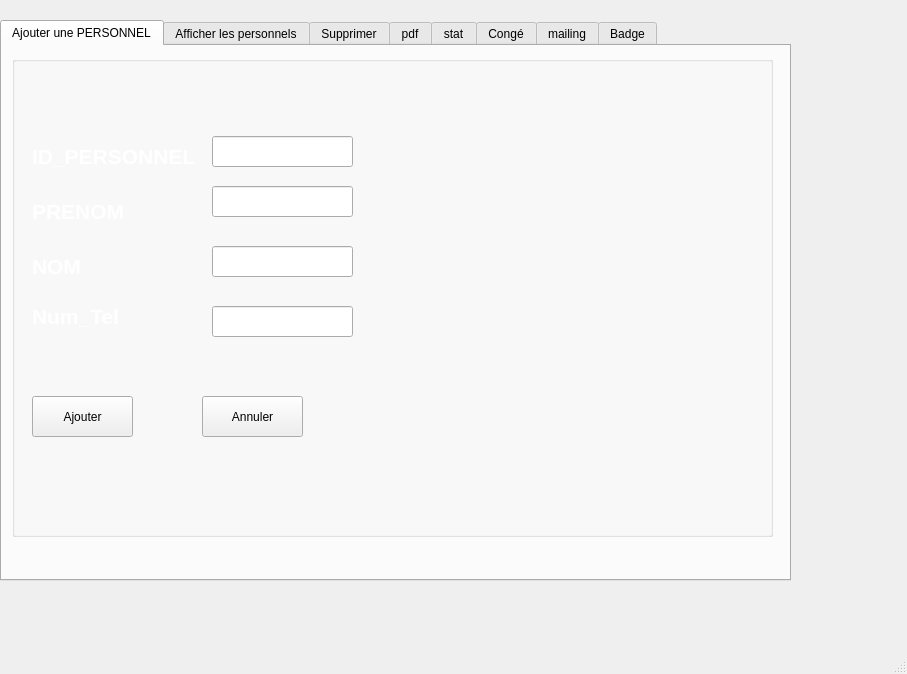
<?xml version="1.0" encoding="UTF-8"?>
<ui version="4.0">
 <class>MainWindow</class>
 <widget class="QMainWindow" name="MainWindow">
  <property name="geometry">
   <rect>
    <x>0</x>
    <y>0</y>
    <width>907</width>
    <height>674</height>
   </rect>
  </property>
  <property name="windowTitle">
   <string>MainWindow</string>
  </property>
  <widget class="QWidget" name="centralwidget">
   <widget class="QTabWidget" name="tabWidget">
    <property name="geometry">
     <rect>
      <x>0</x>
      <y>20</y>
      <width>791</width>
      <height>561</height>
     </rect>
    </property>
    <property name="styleSheet">
     <string notr="true">font: 75 12pt &quot;Roman&quot;;</string>
    </property>
    <property name="currentIndex">
     <number>0</number>
    </property>
    <widget class="QWidget" name="tab">
     <property name="mouseTracking">
      <bool>true</bool>
     </property>
     <attribute name="title">
      <string>Ajouter une PERSONNEL</string>
     </attribute>
     <widget class="QGroupBox" name="groupBox">
      <property name="geometry">
       <rect>
        <x>10</x>
        <y>10</y>
        <width>761</width>
        <height>481</height>
       </rect>
      </property>
      <property name="title">
       <string/>
      </property>
      <widget class="QLabel" name="background">
       <property name="geometry">
        <rect>
         <x>0</x>
         <y>0</y>
         <width>761</width>
         <height>481</height>
        </rect>
       </property>
       <property name="text">
        <string/>
       </property>
      </widget>
      <widget class="QPushButton" name="pushButton_Ajouter">
       <property name="geometry">
        <rect>
         <x>20</x>
         <y>340</y>
         <width>101</width>
         <height>41</height>
        </rect>
       </property>
       <property name="text">
        <string>Ajouter</string>
       </property>
       <property name="icon">
        <iconset>
         <normaloff>:/Ajouter.png</normaloff>:/Ajouter.png</iconset>
       </property>
      </widget>
      <widget class="QLabel" name="label_14">
       <property name="geometry">
        <rect>
         <x>20</x>
         <y>240</y>
         <width>121</width>
         <height>41</height>
        </rect>
       </property>
       <property name="text">
        <string>&lt;html&gt;&lt;head/&gt;&lt;body&gt;&lt;p&gt;&lt;span style=&quot; font-size:16pt; font-weight:600; color:#ffffff;&quot;&gt;Num_Tel&lt;/span&gt;&lt;/p&gt;&lt;/body&gt;&lt;/html&gt;</string>
       </property>
      </widget>
      <widget class="QLabel" name="label">
       <property name="geometry">
        <rect>
         <x>20</x>
         <y>80</y>
         <width>171</width>
         <height>41</height>
        </rect>
       </property>
       <property name="text">
        <string>&lt;html&gt;&lt;head/&gt;&lt;body&gt;&lt;p&gt;&lt;span style=&quot; font-size:16pt; font-weight:600; color:#ffffff;&quot;&gt;ID_PERSONNEL&lt;/span&gt;&lt;/p&gt;&lt;/body&gt;&lt;/html&gt;</string>
       </property>
      </widget>
      <widget class="QLineEdit" name="lineEdit_CAPACITE">
       <property name="geometry">
        <rect>
         <x>200</x>
         <y>190</y>
         <width>141</width>
         <height>31</height>
        </rect>
       </property>
      </widget>
      <widget class="QLineEdit" name="lineEdit_ID_AVION">
       <property name="enabled">
        <bool>true</bool>
       </property>
       <property name="geometry">
        <rect>
         <x>200</x>
         <y>80</y>
         <width>141</width>
         <height>31</height>
        </rect>
       </property>
      </widget>
      <widget class="QLineEdit" name="num_tel2">
       <property name="geometry">
        <rect>
         <x>200</x>
         <y>250</y>
         <width>141</width>
         <height>31</height>
        </rect>
       </property>
      </widget>
      <widget class="QLabel" name="label_10">
       <property name="geometry">
        <rect>
         <x>20</x>
         <y>130</y>
         <width>101</width>
         <height>51</height>
        </rect>
       </property>
       <property name="text">
        <string>&lt;html&gt;&lt;head/&gt;&lt;body&gt;&lt;p&gt;&lt;span style=&quot; font-size:16pt; font-weight:600; color:#ffffff;&quot;&gt;PRENOM&lt;/span&gt;&lt;/p&gt;&lt;/body&gt;&lt;/html&gt;</string>
       </property>
      </widget>
      <widget class="QLabel" name="label_12">
       <property name="geometry">
        <rect>
         <x>20</x>
         <y>190</y>
         <width>101</width>
         <height>41</height>
        </rect>
       </property>
       <property name="text">
        <string>&lt;html&gt;&lt;head/&gt;&lt;body&gt;&lt;p&gt;&lt;span style=&quot; font-size:16pt; font-weight:600; color:#ffffff;&quot;&gt;NOM&lt;/span&gt;&lt;/p&gt;&lt;/body&gt;&lt;/html&gt;</string>
       </property>
      </widget>
      <widget class="QPushButton" name="pushButton_Ajouter_2">
       <property name="geometry">
        <rect>
         <x>190</x>
         <y>340</y>
         <width>101</width>
         <height>41</height>
        </rect>
       </property>
       <property name="text">
        <string>Annuler</string>
       </property>
       <property name="icon">
        <iconset>
         <normaloff>:/Annuler.png</normaloff>:/Annuler.png</iconset>
       </property>
      </widget>
      <widget class="QLineEdit" name="lineEdit_TYPE">
       <property name="geometry">
        <rect>
         <x>200</x>
         <y>130</y>
         <width>141</width>
         <height>31</height>
        </rect>
       </property>
      </widget>
      <widget class="QLabel" name="logo1">
       <property name="geometry">
        <rect>
         <x>390</x>
         <y>80</y>
         <width>331</width>
         <height>211</height>
        </rect>
       </property>
       <property name="text">
        <string/>
       </property>
      </widget>
     </widget>
    </widget>
    <widget class="QWidget" name="tab_2">
     <attribute name="title">
      <string>Afficher les personnels</string>
     </attribute>
     <widget class="QLabel" name="background1">
      <property name="geometry">
       <rect>
        <x>0</x>
        <y>0</y>
        <width>791</width>
        <height>531</height>
       </rect>
      </property>
      <property name="text">
       <string/>
      </property>
     </widget>
     <widget class="QLabel" name="label_11">
      <property name="geometry">
       <rect>
        <x>420</x>
        <y>110</y>
        <width>111</width>
        <height>41</height>
       </rect>
      </property>
      <property name="text">
       <string>&lt;html&gt;&lt;head/&gt;&lt;body&gt;&lt;p&gt;&lt;span style=&quot; font-size:16pt; font-weight:600; color:#ffffff;&quot;&gt;prenom&lt;/span&gt;&lt;/p&gt;&lt;/body&gt;&lt;/html&gt;</string>
      </property>
     </widget>
     <widget class="QLineEdit" name="num_tel">
      <property name="geometry">
       <rect>
        <x>580</x>
        <y>220</y>
        <width>121</width>
        <height>31</height>
       </rect>
      </property>
     </widget>
     <widget class="QLineEdit" name="lineEdit_ID_AVION_2">
      <property name="geometry">
       <rect>
        <x>580</x>
        <y>70</y>
        <width>121</width>
        <height>31</height>
       </rect>
      </property>
     </widget>
     <widget class="QLineEdit" name="lineEdit_type">
      <property name="geometry">
       <rect>
        <x>580</x>
        <y>120</y>
        <width>121</width>
        <height>31</height>
       </rect>
      </property>
     </widget>
     <widget class="QPushButton" name="modifier">
      <property name="geometry">
       <rect>
        <x>450</x>
        <y>300</y>
        <width>121</width>
        <height>41</height>
       </rect>
      </property>
      <property name="text">
       <string>modifier</string>
      </property>
      <property name="icon">
       <iconset>
        <normaloff>:/Modifier.png</normaloff>:/Modifier.png</iconset>
      </property>
     </widget>
     <widget class="QTableView" name="tab_af">
      <property name="geometry">
       <rect>
        <x>20</x>
        <y>60</y>
        <width>311</width>
        <height>281</height>
       </rect>
      </property>
     </widget>
     <widget class="QComboBox" name="linecomboBox">
      <property name="geometry">
       <rect>
        <x>50</x>
        <y>400</y>
        <width>311</width>
        <height>30</height>
       </rect>
      </property>
      <property name="font">
       <font>
        <family>Roman</family>
        <pointsize>12</pointsize>
        <weight>9</weight>
        <italic>false</italic>
        <bold>false</bold>
       </font>
      </property>
      <item>
       <property name="text">
        <string>Trier Par :</string>
       </property>
      </item>
      <item>
       <property name="text">
        <string>ID_personnel (croissant)</string>
       </property>
      </item>
      <item>
       <property name="text">
        <string>ID_personnel (decroissant)</string>
       </property>
      </item>
      <item>
       <property name="text">
        <string>Nom (croissant)</string>
       </property>
      </item>
      <item>
       <property name="text">
        <string>Nom (decroissant)</string>
       </property>
      </item>
      <item>
       <property name="text">
        <string>Prenom (croissant)</string>
       </property>
      </item>
      <item>
       <property name="text">
        <string>Prenom (decroissant)</string>
       </property>
      </item>
      <item>
       <property name="text">
        <string>Num_Tel (croissant)</string>
       </property>
      </item>
      <item>
       <property name="text">
        <string>Num_Tel (decroissant)</string>
       </property>
      </item>
     </widget>
     <widget class="QPushButton" name="pushButton">
      <property name="geometry">
       <rect>
        <x>620</x>
        <y>390</y>
        <width>121</width>
        <height>31</height>
       </rect>
      </property>
      <property name="text">
       <string>Affiche</string>
      </property>
      <property name="icon">
       <iconset>
        <normaloff>:/Afficher.png</normaloff>:/Afficher.png</iconset>
      </property>
     </widget>
     <widget class="QLabel" name="label_6">
      <property name="geometry">
       <rect>
        <x>420</x>
        <y>70</y>
        <width>141</width>
        <height>31</height>
       </rect>
      </property>
      <property name="text">
       <string>&lt;html&gt;&lt;head/&gt;&lt;body&gt;&lt;p&gt;&lt;span style=&quot; font-size:16pt; font-weight:600; color:#ffffff;&quot;&gt;ID_personnel&lt;/span&gt;&lt;/p&gt;&lt;/body&gt;&lt;/html&gt;</string>
      </property>
     </widget>
     <widget class="QLabel" name="label_13">
      <property name="geometry">
       <rect>
        <x>420</x>
        <y>160</y>
        <width>121</width>
        <height>41</height>
       </rect>
      </property>
      <property name="text">
       <string>&lt;html&gt;&lt;head/&gt;&lt;body&gt;&lt;p&gt;&lt;span style=&quot; font-size:16pt; font-weight:600; color:#ffffff;&quot;&gt;nom&lt;/span&gt;&lt;/p&gt;&lt;/body&gt;&lt;/html&gt;</string>
      </property>
     </widget>
     <widget class="QLabel" name="label_7">
      <property name="geometry">
       <rect>
        <x>420</x>
        <y>210</y>
        <width>111</width>
        <height>51</height>
       </rect>
      </property>
      <property name="text">
       <string>&lt;html&gt;&lt;head/&gt;&lt;body&gt;&lt;p&gt;&lt;span style=&quot; font-size:16pt; font-weight:600; color:#ffffff;&quot;&gt;num tel&lt;/span&gt;&lt;/p&gt;&lt;/body&gt;&lt;/html&gt;</string>
      </property>
     </widget>
     <widget class="QLineEdit" name="lineEdit_capacite">
      <property name="geometry">
       <rect>
        <x>580</x>
        <y>170</y>
        <width>121</width>
        <height>31</height>
       </rect>
      </property>
     </widget>
     <widget class="QPushButton" name="pushButton_Ajouter_6">
      <property name="geometry">
       <rect>
        <x>610</x>
        <y>300</y>
        <width>121</width>
        <height>41</height>
       </rect>
      </property>
      <property name="text">
       <string>Annuler</string>
      </property>
      <property name="icon">
       <iconset>
        <normaloff>:/Annuler.png</normaloff>:/Annuler.png</iconset>
      </property>
     </widget>
    </widget>
    <widget class="QWidget" name="tab_3">
     <attribute name="title">
      <string>Supprimer</string>
     </attribute>
     <widget class="QLabel" name="background2">
      <property name="geometry">
       <rect>
        <x>0</x>
        <y>0</y>
        <width>791</width>
        <height>531</height>
       </rect>
      </property>
      <property name="text">
       <string/>
      </property>
     </widget>
     <widget class="QPushButton" name="pb_supprimer">
      <property name="geometry">
       <rect>
        <x>280</x>
        <y>280</y>
        <width>121</width>
        <height>41</height>
       </rect>
      </property>
      <property name="text">
       <string>Supprimer</string>
      </property>
      <property name="icon">
       <iconset>
        <normaloff>:/Supprimer.png</normaloff>:/Supprimer.png</iconset>
      </property>
     </widget>
     <widget class="QLabel" name="label_2">
      <property name="geometry">
       <rect>
        <x>180</x>
        <y>180</y>
        <width>171</width>
        <height>51</height>
       </rect>
      </property>
      <property name="text">
       <string>&lt;html&gt;&lt;head/&gt;&lt;body&gt;&lt;p&gt;&lt;span style=&quot; font-size:16pt; font-weight:600; color:#ffffff;&quot;&gt;ID personnel&lt;/span&gt;&lt;/p&gt;&lt;/body&gt;&lt;/html&gt;</string>
      </property>
     </widget>
     <widget class="QLineEdit" name="lineEdit_ID_AVION_3">
      <property name="geometry">
       <rect>
        <x>420</x>
        <y>190</y>
        <width>131</width>
        <height>31</height>
       </rect>
      </property>
     </widget>
     <widget class="QPushButton" name="pushButton_Ajouter_7">
      <property name="geometry">
       <rect>
        <x>460</x>
        <y>280</y>
        <width>111</width>
        <height>41</height>
       </rect>
      </property>
      <property name="text">
       <string>Annuler</string>
      </property>
      <property name="icon">
       <iconset>
        <normaloff>:/Annuler.png</normaloff>:/Annuler.png</iconset>
      </property>
     </widget>
    </widget>
    <widget class="QWidget" name="tab_6">
     <attribute name="title">
      <string>pdf</string>
     </attribute>
     <widget class="QLabel" name="background3">
      <property name="geometry">
       <rect>
        <x>0</x>
        <y>0</y>
        <width>791</width>
        <height>531</height>
       </rect>
      </property>
      <property name="text">
       <string/>
      </property>
     </widget>
     <widget class="QPushButton" name="pushButton_pdf">
      <property name="geometry">
       <rect>
        <x>650</x>
        <y>300</y>
        <width>111</width>
        <height>41</height>
       </rect>
      </property>
      <property name="text">
       <string>Imprimer</string>
      </property>
      <property name="icon">
       <iconset>
        <normaloff>:/Pdf.png</normaloff>:/Pdf.png</iconset>
      </property>
     </widget>
     <widget class="QLabel" name="label_8">
      <property name="geometry">
       <rect>
        <x>30</x>
        <y>69</y>
        <width>151</width>
        <height>31</height>
       </rect>
      </property>
      <property name="text">
       <string>&lt;html&gt;&lt;head/&gt;&lt;body&gt;&lt;p&gt;&lt;span style=&quot; font-size:16pt; font-weight:600; color:#ffffff;&quot;&gt;ID personnel&lt;/span&gt;&lt;/p&gt;&lt;/body&gt;&lt;/html&gt;</string>
      </property>
     </widget>
     <widget class="QTableView" name="tableView">
      <property name="geometry">
       <rect>
        <x>10</x>
        <y>150</y>
        <width>331</width>
        <height>371</height>
       </rect>
      </property>
     </widget>
     <widget class="QLineEdit" name="rechercher">
      <property name="geometry">
       <rect>
        <x>240</x>
        <y>69</y>
        <width>141</width>
        <height>31</height>
       </rect>
      </property>
     </widget>
     <widget class="QPushButton" name="pushButton_Ajouter_4">
      <property name="geometry">
       <rect>
        <x>650</x>
        <y>190</y>
        <width>111</width>
        <height>41</height>
       </rect>
      </property>
      <property name="text">
       <string>Annuler</string>
      </property>
      <property name="icon">
       <iconset>
        <normaloff>:/Annuler.png</normaloff>:/Annuler.png</iconset>
      </property>
     </widget>
     <widget class="QTextEdit" name="textEdit">
      <property name="geometry">
       <rect>
        <x>360</x>
        <y>150</y>
        <width>241</width>
        <height>371</height>
       </rect>
      </property>
     </widget>
    </widget>
    <widget class="QWidget" name="tab_5">
     <attribute name="title">
      <string>stat</string>
     </attribute>
     <widget class="QLabel" name="background4">
      <property name="geometry">
       <rect>
        <x>0</x>
        <y>0</y>
        <width>791</width>
        <height>531</height>
       </rect>
      </property>
      <property name="text">
       <string/>
      </property>
     </widget>
     <widget class="QLabel" name="STSAT">
      <property name="geometry">
       <rect>
        <x>0</x>
        <y>0</y>
        <width>591</width>
        <height>531</height>
       </rect>
      </property>
      <property name="text">
       <string/>
      </property>
     </widget>
     <widget class="QPushButton" name="pushButton_STSAT">
      <property name="geometry">
       <rect>
        <x>610</x>
        <y>70</y>
        <width>121</width>
        <height>31</height>
       </rect>
      </property>
      <property name="text">
       <string>Affiche</string>
      </property>
      <property name="icon">
       <iconset>
        <normaloff>:/Afficher.png</normaloff>:/Afficher.png</iconset>
      </property>
     </widget>
    </widget>
    <widget class="QWidget" name="tab_4">
     <attribute name="title">
      <string>Congé</string>
     </attribute>
     <widget class="QLabel" name="background5">
      <property name="geometry">
       <rect>
        <x>0</x>
        <y>0</y>
        <width>791</width>
        <height>531</height>
       </rect>
      </property>
      <property name="text">
       <string/>
      </property>
     </widget>
     <widget class="QLineEdit" name="date_debut">
      <property name="geometry">
       <rect>
        <x>280</x>
        <y>160</y>
        <width>161</width>
        <height>22</height>
       </rect>
      </property>
     </widget>
     <widget class="QLineEdit" name="date_retour">
      <property name="geometry">
       <rect>
        <x>250</x>
        <y>240</y>
        <width>181</width>
        <height>22</height>
       </rect>
      </property>
     </widget>
     <widget class="QPushButton" name="pushButton_7">
      <property name="geometry">
       <rect>
        <x>20</x>
        <y>370</y>
        <width>121</width>
        <height>28</height>
       </rect>
      </property>
      <property name="text">
       <string>ajouter</string>
      </property>
     </widget>
     <widget class="QPushButton" name="pb_supp1">
      <property name="geometry">
       <rect>
        <x>150</x>
        <y>370</y>
        <width>141</width>
        <height>31</height>
       </rect>
      </property>
      <property name="text">
       <string>supprimer</string>
      </property>
     </widget>
     <widget class="QPushButton" name="pushButton_9">
      <property name="geometry">
       <rect>
        <x>20</x>
        <y>430</y>
        <width>191</width>
        <height>31</height>
       </rect>
      </property>
      <property name="text">
       <string>afficher_congés</string>
      </property>
     </widget>
     <widget class="QPushButton" name="pushButton_5">
      <property name="geometry">
       <rect>
        <x>240</x>
        <y>430</y>
        <width>171</width>
        <height>28</height>
       </rect>
      </property>
      <property name="text">
       <string>confirmer</string>
      </property>
     </widget>
     <widget class="QLineEdit" name="ID_cong">
      <property name="geometry">
       <rect>
        <x>210</x>
        <y>100</y>
        <width>191</width>
        <height>22</height>
       </rect>
      </property>
     </widget>
     <widget class="QPushButton" name="pushButton_10">
      <property name="geometry">
       <rect>
        <x>300</x>
        <y>370</y>
        <width>131</width>
        <height>28</height>
       </rect>
      </property>
      <property name="text">
       <string>refuser</string>
      </property>
     </widget>
     <widget class="QTableView" name="aff_cong">
      <property name="geometry">
       <rect>
        <x>450</x>
        <y>60</y>
        <width>321</width>
        <height>271</height>
       </rect>
      </property>
     </widget>
    </widget>
    <widget class="QWidget" name="tab_8">
     <attribute name="title">
      <string>mailing</string>
     </attribute>
     <widget class="QLabel" name="background6">
      <property name="geometry">
       <rect>
        <x>0</x>
        <y>0</y>
        <width>791</width>
        <height>531</height>
       </rect>
      </property>
      <property name="text">
       <string/>
      </property>
     </widget>
     <widget class="QPushButton" name="pushButton_mail">
      <property name="geometry">
       <rect>
        <x>592</x>
        <y>477</y>
        <width>121</width>
        <height>41</height>
       </rect>
      </property>
      <property name="text">
       <string>send mail</string>
      </property>
     </widget>
     <widget class="QLineEdit" name="sub">
      <property name="geometry">
       <rect>
        <x>170</x>
        <y>120</y>
        <width>191</width>
        <height>22</height>
       </rect>
      </property>
     </widget>
     <widget class="QTextEdit" name="textEdit_mail">
      <property name="geometry">
       <rect>
        <x>140</x>
        <y>180</y>
        <width>631</width>
        <height>281</height>
       </rect>
      </property>
     </widget>
     <widget class="QLabel" name="label_5">
      <property name="geometry">
       <rect>
        <x>10</x>
        <y>250</y>
        <width>151</width>
        <height>51</height>
       </rect>
      </property>
      <property name="text">
       <string>&lt;html&gt;&lt;head/&gt;&lt;body&gt;&lt;p&gt;&lt;span style=&quot; font-size:16pt; font-weight:600; color:#ffffff;&quot;&gt;messege&lt;/span&gt;&lt;/p&gt;&lt;/body&gt;&lt;/html&gt;</string>
      </property>
     </widget>
     <widget class="QLabel" name="label_4">
      <property name="geometry">
       <rect>
        <x>30</x>
        <y>100</y>
        <width>171</width>
        <height>51</height>
       </rect>
      </property>
      <property name="text">
       <string>&lt;html&gt;&lt;head/&gt;&lt;body&gt;&lt;p&gt;&lt;span style=&quot; font-size:16pt; font-weight:600; color:#ffffff;&quot;&gt;subject&lt;/span&gt;&lt;/p&gt;&lt;/body&gt;&lt;/html&gt;</string>
      </property>
     </widget>
     <widget class="QLineEdit" name="rec">
      <property name="geometry">
       <rect>
        <x>170</x>
        <y>40</y>
        <width>191</width>
        <height>22</height>
       </rect>
      </property>
     </widget>
     <widget class="QLabel" name="label_3">
      <property name="geometry">
       <rect>
        <x>30</x>
        <y>30</y>
        <width>171</width>
        <height>51</height>
       </rect>
      </property>
      <property name="text">
       <string>&lt;html&gt;&lt;head/&gt;&lt;body&gt;&lt;p&gt;&lt;span style=&quot; font-size:16pt; font-weight:600; color:#ffffff;&quot;&gt;reciver&lt;/span&gt;&lt;/p&gt;&lt;/body&gt;&lt;/html&gt;</string>
      </property>
     </widget>
    </widget>
    <widget class="QWidget" name="tab_7">
     <attribute name="title">
      <string>Badge</string>
     </attribute>
     <widget class="QLabel" name="background7">
      <property name="geometry">
       <rect>
        <x>0</x>
        <y>0</y>
        <width>791</width>
        <height>531</height>
       </rect>
      </property>
      <property name="text">
       <string/>
      </property>
     </widget>
     <widget class="QLineEdit" name="prenom_arduino">
      <property name="geometry">
       <rect>
        <x>260</x>
        <y>290</y>
        <width>191</width>
        <height>22</height>
       </rect>
      </property>
     </widget>
     <widget class="QLineEdit" name="solde_arduino">
      <property name="geometry">
       <rect>
        <x>260</x>
        <y>380</y>
        <width>191</width>
        <height>22</height>
       </rect>
      </property>
     </widget>
     <widget class="QLineEdit" name="nom_arduino">
      <property name="geometry">
       <rect>
        <x>260</x>
        <y>200</y>
        <width>191</width>
        <height>22</height>
       </rect>
      </property>
     </widget>
     <widget class="QLineEdit" name="id_arduino">
      <property name="geometry">
       <rect>
        <x>260</x>
        <y>120</y>
        <width>191</width>
        <height>22</height>
       </rect>
      </property>
     </widget>
     <widget class="QPushButton" name="ajout_arduino">
      <property name="geometry">
       <rect>
        <x>570</x>
        <y>140</y>
        <width>121</width>
        <height>28</height>
       </rect>
      </property>
      <property name="text">
       <string>ajouter</string>
      </property>
     </widget>
     <widget class="QPushButton" name="effacer_arduino">
      <property name="geometry">
       <rect>
        <x>570</x>
        <y>230</y>
        <width>121</width>
        <height>28</height>
       </rect>
      </property>
      <property name="text">
       <string>effacer</string>
      </property>
     </widget>
     <widget class="QPushButton" name="modifier_arduino">
      <property name="geometry">
       <rect>
        <x>570</x>
        <y>320</y>
        <width>121</width>
        <height>28</height>
       </rect>
      </property>
      <property name="text">
       <string>modifier</string>
      </property>
     </widget>
    </widget>
   </widget>
  </widget>
  <widget class="QMenuBar" name="menubar">
   <property name="geometry">
    <rect>
     <x>0</x>
     <y>0</y>
     <width>907</width>
     <height>22</height>
    </rect>
   </property>
  </widget>
  <widget class="QStatusBar" name="statusbar"/>
 </widget>
 <resources>
  <include location="Bottons/botons.qrc"/>
  <include location="Bottons/botons.qrc"/>
 </resources>
 <connections>
  <connection>
   <sender>pushButton_Ajouter_7</sender>
   <signal>clicked()</signal>
   <receiver>lineEdit_ID_AVION_3</receiver>
   <slot>clear()</slot>
   <hints>
    <hint type="sourcelabel">
     <x>533</x>
     <y>368</y>
    </hint>
    <hint type="destinationlabel">
     <x>518</x>
     <y>272</y>
    </hint>
   </hints>
  </connection>
  <connection>
   <sender>pushButton_Ajouter_2</sender>
   <signal>clicked()</signal>
   <receiver>lineEdit_ID_AVION</receiver>
   <slot>clear()</slot>
   <hints>
    <hint type="sourcelabel">
     <x>226</x>
     <y>427</y>
    </hint>
    <hint type="destinationlabel">
     <x>261</x>
     <y>179</y>
    </hint>
   </hints>
  </connection>
  <connection>
   <sender>pushButton_Ajouter_4</sender>
   <signal>clicked()</signal>
   <receiver>rechercher</receiver>
   <slot>clear()</slot>
   <hints>
    <hint type="sourcelabel">
     <x>756</x>
     <y>277</y>
    </hint>
    <hint type="destinationlabel">
     <x>332</x>
     <y>148</y>
    </hint>
   </hints>
  </connection>
  <connection>
   <sender>pushButton_Ajouter_2</sender>
   <signal>clicked()</signal>
   <receiver>lineEdit_CAPACITE</receiver>
   <slot>clear()</slot>
   <hints>
    <hint type="sourcelabel">
     <x>262</x>
     <y>440</y>
    </hint>
    <hint type="destinationlabel">
     <x>273</x>
     <y>286</y>
    </hint>
   </hints>
  </connection>
  <connection>
   <sender>pushButton_Ajouter_2</sender>
   <signal>clicked()</signal>
   <receiver>lineEdit_TYPE</receiver>
   <slot>clear()</slot>
   <hints>
    <hint type="sourcelabel">
     <x>235</x>
     <y>442</y>
    </hint>
    <hint type="destinationlabel">
     <x>248</x>
     <y>225</y>
    </hint>
   </hints>
  </connection>
  <connection>
   <sender>pushButton_Ajouter_6</sender>
   <signal>clicked()</signal>
   <receiver>lineEdit_type</receiver>
   <slot>clear()</slot>
   <hints>
    <hint type="sourcelabel">
     <x>701</x>
     <y>388</y>
    </hint>
    <hint type="destinationlabel">
     <x>667</x>
     <y>200</y>
    </hint>
   </hints>
  </connection>
  <connection>
   <sender>pushButton_Ajouter_2</sender>
   <signal>clicked()</signal>
   <receiver>num_tel2</receiver>
   <slot>clear()</slot>
   <hints>
    <hint type="sourcelabel">
     <x>302</x>
     <y>443</y>
    </hint>
    <hint type="destinationlabel">
     <x>300</x>
     <y>350</y>
    </hint>
   </hints>
  </connection>
  <connection>
   <sender>pushButton_Ajouter_6</sender>
   <signal>clicked()</signal>
   <receiver>num_tel</receiver>
   <slot>clear()</slot>
   <hints>
    <hint type="sourcelabel">
     <x>726</x>
     <y>376</y>
    </hint>
    <hint type="destinationlabel">
     <x>680</x>
     <y>305</y>
    </hint>
   </hints>
  </connection>
  <connection>
   <sender>pushButton_Ajouter_6</sender>
   <signal>clicked()</signal>
   <receiver>lineEdit_capacite</receiver>
   <slot>clear()</slot>
   <hints>
    <hint type="sourcelabel">
     <x>672</x>
     <y>387</y>
    </hint>
    <hint type="destinationlabel">
     <x>675</x>
     <y>248</y>
    </hint>
   </hints>
  </connection>
  <connection>
   <sender>pushButton</sender>
   <signal>clicked()</signal>
   <receiver>lineEdit_ID_AVION_2</receiver>
   <slot>clear()</slot>
   <hints>
    <hint type="sourcelabel">
     <x>711</x>
     <y>475</y>
    </hint>
    <hint type="destinationlabel">
     <x>654</x>
     <y>151</y>
    </hint>
   </hints>
  </connection>
 </connections>
</ui>
